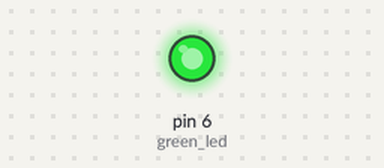
A sketch run on a simulated Arduino Uno, built with avr-gcc and run on an emulated ATmega328P. Shown: output pins drawn as LEDs (lit = HIGH).

Above: at 1.5 s.
At 7.2 s:
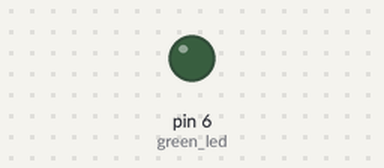
Timing chart, 0 to 10.5 s (numbered marks = the images above):
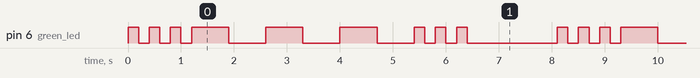

Measured:
- by itself, pin 6 (green_led): repeats every 8.1 s: 2 × (LOW 0.20 s, HIGH 0.20 s), LOW 0.20 s, 3 × (HIGH 0.70 s, LOW 0.70 s), 2 × (HIGH 0.20 s, LOW 0.20 s), HIGH 0.20 s, LOW 1.7 s, HIGH 0.20 s
- by itself, everything shown: repeats every 8.1 s, in 18 steps

The sketch:

MORSE_CODE.ino
```cpp
int green_led = 6;
int short_pulse = 200;
int long_pulse = 700;
int pause = 1500;

void setup() {
  // put your setup code here, to run once:
  pinMode(green_led,OUTPUT);

}

void loop() {
  // put your main code here, to run repeatedly:
  digitalWrite(green_led,HIGH);
  delay(short_pulse);
  digitalWrite(green_led,LOW);
  delay(short_pulse);
  digitalWrite(green_led,HIGH);
  delay(short_pulse);
  digitalWrite(green_led,LOW);
  delay(short_pulse);
  digitalWrite(green_led,HIGH);
  delay(short_pulse);
  digitalWrite(green_led,LOW);
  delay(short_pulse);


  digitalWrite(green_led,HIGH);
  delay(long_pulse);
  digitalWrite(green_led,LOW);
  delay(long_pulse);
  digitalWrite(green_led,HIGH);
  delay(long_pulse);
  digitalWrite(green_led,LOW);
  delay(long_pulse);
  digitalWrite(green_led,HIGH);
  delay(long_pulse);
  digitalWrite(green_led,LOW);
  delay(long_pulse);


  digitalWrite(green_led,HIGH);
  delay(short_pulse);
  digitalWrite(green_led,LOW);
  delay(short_pulse);
  digitalWrite(green_led,HIGH);
  delay(short_pulse);
  digitalWrite(green_led,LOW);
  delay(short_pulse);
  digitalWrite(green_led,HIGH);
  delay(short_pulse);
  digitalWrite(green_led,LOW);
  delay(short_pulse);

  delay(pause);


}
```
